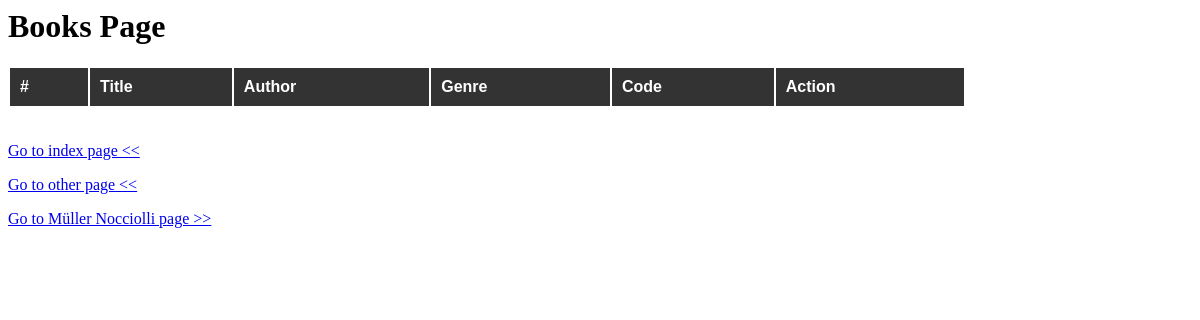
/books/, run on an earlier commit of the app's database.
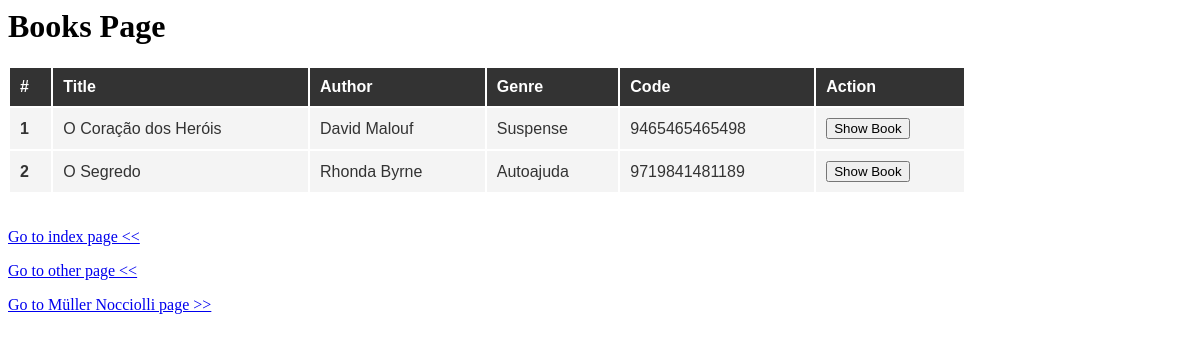
And on a later commit of the database.
### books/models.py (models this page shows)
class Books(models.Model):
    title = models.CharField(max_length=100)
    slug = models.SlugField(null=True)
    genre = models.CharField(max_length=100)
    author = models.CharField(max_length=100)
    isbn = models.CharField(max_length=100)
    count = models.IntegerField(null=True, default=0)

### books/views.py (the view)
# urls.py: path('', views.IndexView.as_view(), name='index'),
class IndexView(TemplateView):
    template_name = 'home.html'
    def get_context_data(self, **kwargs: Any) -> dict[str, Any]:
        context = super().get_context_data(**kwargs)
        context['books'] = Books.objects.all()
        context['title'] = 'Books Page'
        return context

### books/templates/home.html (shortened to what this page needs)
<html>
    <head>
    </head>
    <body>
        <h1>Books Page</h1>
        <div>
            <table class="table" style="width:958px;">
                <thead>
                  <tr>
                    <th scope="col" style="">#</th>
                    <th scope="col" style="background-color:#333; color:#fff; padding:10px;">Title</th>
                    <th scope="col" style="background-color:#333; color:#fff; padding:10px;">Author</th>
                    <th scope="col" style="background-color:#333; color:#fff; padding:10px;">Genre</th>
                    <th scope="col" style="background-color:#333; color:#fff; padding:10px;">Code</th>
                    <th scope="col" style="background-color:#333; color:#fff; padding:10px;">Action</th>
                  </tr>
                </thead>
                <tbody>
                {% for book in books %}
                  <tr>
                    <th scope="row" style="background-color:#f4f4f4; color:#333; padding:10px;">{{ book.id }}</th>
                    <td style="background-color:#f4f4f4; color:#333; padding:10px;">{{ book.title }}</td>
                    <td style="background-color:#f4f4f4; color:#333; padding:10px;">{{ book.author }}</td>
                    <td style="background-color:#f4f4f4; color:#333; padding:10px;">{{ book.genre }}</td>
                    <td style="background-color:#f4f4f4; color:#333; padding:10px;">{{ book.isbn }}</td>
                    <td style="background-color:#f4f4f4; color:#333; padding:10px;">
                        <a href="{% url 'books:book-detail' slug=book.slug %}"><button type="button">Show Book</button></a>
                    </td>
                  </tr>
                {% endfor %}
                </tbody>
              </table>
              <br/>
              <p><a href='{% url 'app:index' %}'>Go to index page <<</a></p>
              <p><a href='{% url 'app:other' %}'>Go to other page <<</a></p>
              <p><a href='{% url 'app:go-to-muller' %}' target='_blanc'>Go to Müller Nocciolli page >></a></p>
        </div>
    </body>
</html>

### books/templates/home.html (style rules this page uses)
.table { font-family: Arial; text-align: left; }
.table th { background-color:#333; color:#fff; padding:10px; }
.table td { background-color:#f4f4f4; color:#333; padding:10px; }

What changed in the data, as far as the page shows it:
added Books: id "1", title "O Coração dos Heróis", author "David Malouf", genre "Suspense", isbn "9465465465498"
added Books: id "2", title "O Segredo", author "Rhonda Byrne", genre "Autoajuda", isbn "9719841481189"
